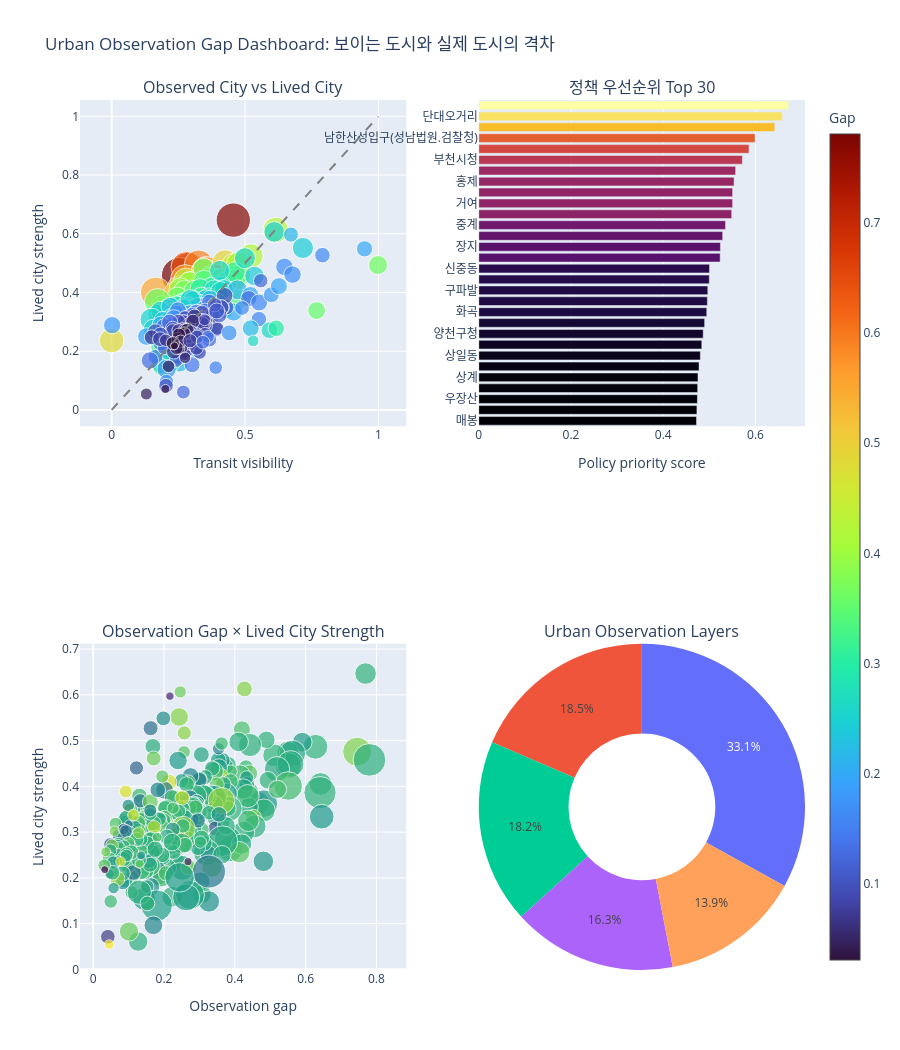

The notebook cell saved with this chart:
### Markdown cell above
## 2. Main Dashboard

한 화면에서 다음을 동시에 봅니다.

- 좌상단: 보이는 도시 vs 실제 도시 비교
- 우상단: 정책 우선순위 ranking
- 좌하단: 관측 gap × 생활 강도 matrix
- 우하단: 도시 관측 레이어 구성

### Code cell
# ============================================================
# 5. MAIN DASHBOARD
# ============================================================

top30 = df.sort_values("UOG_policy_priority", ascending=False).head(30).copy()
bar_df = top30.sort_values("UOG_policy_priority")

layer_mean = pd.DataFrame({
    "layer": [
        "관측 gap",
        "실제 생활강도",
        "지하철 가시성",
        "공간 확산성",
        "시간 복합성"
    ],
    "score": [
        df["UOG_observation_gap"].mean(),
        df["UOG_lived_city_strength"].mean(),
        df["UOG_transit_visibility"].mean(),
        df["UOG_spatial_diffusion"].mean(),
        df["UOG_temporal_complexity"].mean()
    ]
})

fig = make_subplots(
    rows=2, cols=2,
    specs=[
        [{"type": "scatter"}, {"type": "bar"}],
        [{"type": "scatter"}, {"type": "domain"}]
    ],
    subplot_titles=(
        "Observed City vs Lived City",
        "정책 우선순위 Top 30",
        "Observation Gap × Lived City Strength",
        "Urban Observation Layers"
    )
)

# 1. observed vs lived
fig.add_trace(
    go.Scatter(
        x=df["UOG_transit_visibility"],
        y=df["UOG_lived_city_strength"],
        mode="markers",
        marker=dict(
            size=8 + 28*norm(df["UOG_policy_priority"]),
            color=df["UOG_observation_gap"],
            colorscale="Turbo",
            showscale=True,
            colorbar=dict(title="Gap")
        ),
        text=df["nearest_station"],
        hovertemplate="%{text}<br>Transit visibility=%{x:.3f}<br>Lived strength=%{y:.3f}<extra></extra>",
        name="stations"
    ),
    row=1, col=1
)

fig.add_trace(
    go.Scatter(
        x=[0,1], y=[0,1],
        mode="lines",
        line=dict(color="gray", dash="dash"),
        name="balanced"
    ),
    row=1, col=1
)

# 2. ranking
fig.add_trace(
    go.Bar(
        x=bar_df["UOG_policy_priority"],
        y=bar_df["nearest_station"],
        orientation="h",
        marker=dict(color=bar_df["UOG_policy_priority"], colorscale="Inferno"),
        name="policy priority"
    ),
    row=1, col=2
)

# 3. matrix
fig.add_trace(
    go.Scatter(
        x=df["UOG_observation_gap"],
        y=df["UOG_lived_city_strength"],
        mode="markers",
        marker=dict(
            size=8 + 25*norm(df["UOG_spatial_diffusion"]),
            color=df["UOG_temporal_complexity"],
            colorscale="Viridis",
            showscale=False
        ),
        text=df["nearest_station"],
        hovertemplate="%{text}<br>Gap=%{x:.3f}<br>Lived=%{y:.3f}<extra></extra>",
        name="matrix"
    ),
    row=2, col=1
)

# 4. layer pie
fig.add_trace(
    go.Pie(
        labels=layer_mean["layer"],
        values=layer_mean["score"],
        hole=0.45,
        name="layers"
    ),
    row=2, col=2
)

fig.update_layout(
    height=1050,
    title="Urban Observation Gap Dashboard: 보이는 도시와 실제 도시의 격차",
    showlegend=False
)

fig.update_xaxes(title_text="Transit visibility", row=1, col=1)
fig.update_yaxes(title_text="Lived city strength", row=1, col=1)
fig.update_xaxes(title_text="Policy priority score", row=1, col=2)
fig.update_xaxes(title_text="Observation gap", row=2, col=1)
fig.update_yaxes(title_text="Lived city strength", row=2, col=1)

save_plotly(fig, "01_main_urban_observation_gap_dashboard")
fig.show()

### Figure 1 — Plotly figure (JSON) as saved in the notebook; plotly's stock layout.template omitted (floating-point values rounded to 4 significant figures; data arrays with more than 128 entries replaced by an {"elided": "..."} marker saying what was removed)
{"data": [{"hovertemplate": "%{text}<br>Transit visibility=%{x:.3f}<br>Lived strength=%{y:.3f}<extra></extra>", "marker": {"color": {"elided": "327 float values"}, "colorbar": {"title": {"text": "Gap"}}, "colorscale": [[0, "#30123b"], [0.07143, "#4145ab"], [0.1429, "#4675ed"], [0.2143, "#39a2fc"], [0.2857, "#1bcfd4"], [0.3571, "#24eca6"], [0.4286, "#61fc6c"], [0.5, "#a4fc3b"], [0.5714, "#d1e834"], [0.6429, "#f3c63a"], [0.7143, "#fe9b2d"], [0.7857, "#f36315"], [0.8571, "#d93806"], [0.9286, "#b11901"], [1, "#7a0402"]], "showscale": true, "size": {"elided": "327 float values"}}, "mode": "markers", "name": "stations", "text": {"elided": "327 str values"}, "type": "scatter", "x": {"elided": "327 float values"}, "xaxis": "x", "y": {"elided": "327 float values"}, "yaxis": "y"}, {"line": {"color": "gray", "dash": "dash"}, "mode": "lines", "name": "balanced", "type": "scatter", "x": [0, 1], "xaxis": "x", "y": [0, 1], "yaxis": "y"}, {"marker": {"color": [0.4721, 0.473, 0.474, 0.4745, 0.4753, 0.4775, 0.4804, 0.4835, 0.4866, 0.4897, 0.4943, 0.4956, 0.4966, 0.4998, 0.5003, 0.5233, 0.5239, 0.5288, 0.535, 0.5483, 0.5503, 0.5503, 0.5535, 0.5568, 0.5716, 0.5858, 0.599, 0.6416, 0.6579, 0.6719], "colorscale": [[0, "#000004"], [0.1111, "#1b0c41"], [0.2222, "#4a0c6b"], [0.3333, "#781c6d"], [0.4444, "#a52c60"], [0.5556, "#cf4446"], [0.6667, "#ed6925"], [0.7778, "#fb9b06"], [0.8889, "#f7d13d"], [1, "#fcffa4"]]}, "name": "policy priority", "orientation": "h", "type": "bar", "x": [0.4721, 0.473, 0.474, 0.4745, 0.4753, 0.4775, 0.4804, 0.4835, 0.4866, 0.4897, 0.4943, 0.4956, 0.4966, 0.4998, 0.5003, 0.5233, 0.5239, 0.5288, 0.535, 0.5483, 0.5503, 0.5503, 0.5535, 0.5568, 0.5716, 0.5858, 0.599, 0.6416, 0.6579, 0.6719], "xaxis": "x2", "y": ["매봉", "구산", "우장산", "중앙보훈병원", "상계", "장한평", "상일동", "역삼", "양천구청", "구의(광진구청)", "화곡", "수진", "구파발", "등촌", "신중동", "철산", "장지", "응암", "중계", "광명사거리", "거여", "북한산보국문", "홍제", "가양", "부천시청", "신정네거리", "남한산성입구(성남법원.검찰청)", "까치산", "단대오거리", "마천"], "yaxis": "y2"}, {"hovertemplate": "%{text}<br>Gap=%{x:.3f}<br>Lived=%{y:.3f}<extra></extra>", "marker": {"color": {"elided": "327 float values"}, "colorscale": [[0, "#440154"], [0.1111, "#482878"], [0.2222, "#3e4989"], [0.3333, "#31688e"], [0.4444, "#26828e"], [0.5556, "#1f9e89"], [0.6667, "#35b779"], [0.7778, "#6ece58"], [0.8889, "#b5de2b"], [1, "#fde725"]], "showscale": false, "size": {"elided": "327 float values"}}, "mode": "markers", "name": "matrix", "text": {"elided": "327 str values"}, "type": "scatter", "x": {"elided": "327 float values"}, "xaxis": "x3", "y": {"elided": "327 float values"}, "yaxis": "y3"}, {"domain": {"x": [0.55, 1], "y": [0, 0.375]}, "hole": 0.45, "labels": ["관측 gap", "실제 생활강도", "지하철 가시성", "공간 확산성", "시간 복합성"], "name": "layers", "type": "pie", "values": [0.2417, 0.3218, 0.317, 0.2828, 0.5744]}], "layout": {"annotations": [{"font": {"size": 16}, "showarrow": false, "text": "Observed City vs Lived City", "x": 0.225, "xanchor": "center", "xref": "paper", "y": 1, "yanchor": "bottom", "yref": "paper"}, {"font": {"size": 16}, "showarrow": false, "text": "정책 우선순위 Top 30", "x": 0.775, "xanchor": "center", "xref": "paper", "y": 1, "yanchor": "bottom", "yref": "paper"}, {"font": {"size": 16}, "showarrow": false, "text": "Observation Gap × Lived City Strength", "x": 0.225, "xanchor": "center", "xref": "paper", "y": 0.375, "yanchor": "bottom", "yref": "paper"}, {"font": {"size": 16}, "showarrow": false, "text": "Urban Observation Layers", "x": 0.775, "xanchor": "center", "xref": "paper", "y": 0.375, "yanchor": "bottom", "yref": "paper"}], "height": 1050, "showlegend": false, "title": {"text": "Urban Observation Gap Dashboard: 보이는 도시와 실제 도시의 격차"}, "xaxis": {"anchor": "y", "domain": [0, 0.45], "title": {"text": "Transit visibility"}}, "xaxis2": {"anchor": "y2", "domain": [0.55, 1], "title": {"text": "Policy priority score"}}, "xaxis3": {"anchor": "y3", "domain": [0, 0.45], "title": {"text": "Observation gap"}}, "yaxis": {"anchor": "x", "domain": [0.625, 1], "title": {"text": "Lived city strength"}}, "yaxis2": {"anchor": "x2", "domain": [0.625, 1]}, "yaxis3": {"anchor": "x3", "domain": [0, 0.375], "title": {"text": "Lived city strength"}}}}
